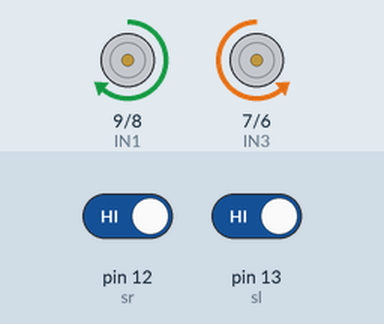
Simulated run of this sketch. Board: Arduino Uno, built with avr-gcc and run on an emulated ATmega328P. Parts: motor-driver pin pairs drawn as motors (green arrow = first pin HIGH = forward, orange = second pin HIGH = backward, longer = more drive, scaled by the enable pin). The test bench sets the inputs (shaded band); at power-on: pin 13 (sl) HIGH, pin 12 (sr) HIGH.

Above: at 3.1 s.
3.2 s: pin 13 (sl) driven LOW
At 3.65 s:
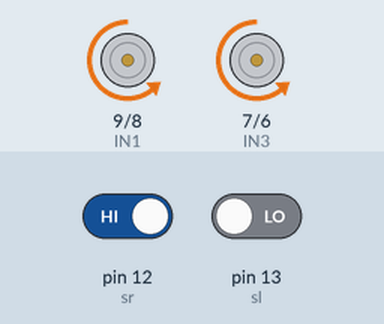
7.6 s: pin 12 (sr) driven LOW
At 8.9 s:
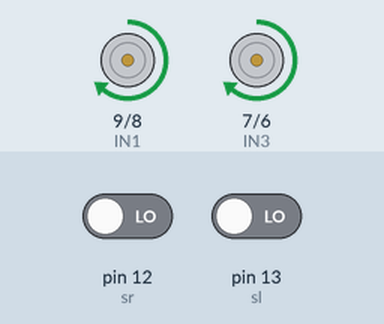
9.3 s: pin 12 (sr) driven HIGH
At 10.1 s:
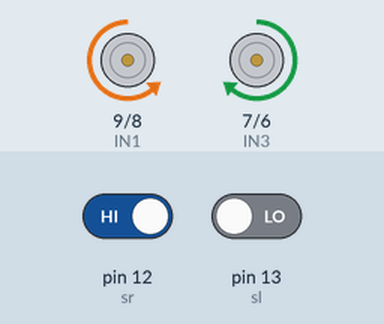
12.9 s: pin 13 (sl) driven HIGH
Timing chart, 0 to 17.4 s (numbered marks = the images above; inputs shaded):
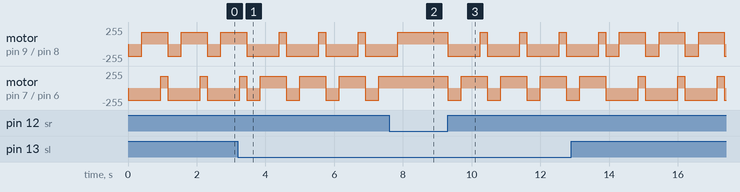

The sketch:

edge_avoiding_robot.ino
```cpp
// Define speed variable
int speed = 180; // Adjust as needed

// Define motor control pins
const int ENA = 10;  // Enable pin for left motor
const int IN1 = 9;  // Left motor input 1
const int IN2 = 8;  // Left motor input 2
const int IN3 = 7; // Right motor input 1
const int IN4 = 6; // Right motor input 2
const int ENB = 5;  // Enable pin for right motor

// Define sensor pins
const int sl = 13; // Sensor 1 input (left)
const int sr = 12; // Sensor 2 input (right)

// Sensor values
int SlV = 0;
int SrV = 0;

void setup() {
  pinMode(IN1, OUTPUT);
  pinMode(IN2, OUTPUT);
  pinMode(IN3, OUTPUT);
  pinMode(IN4, OUTPUT);
  pinMode(ENA, OUTPUT);
  pinMode(ENB, OUTPUT);
  pinMode(sl, INPUT);
  pinMode(sr, INPUT);

  stopMotors();
}

void loop() {
  SlV = digitalRead(sl);
  SrV = digitalRead(sr);

  if (SrV == LOW && SlV == LOW) {
    moveForward();
  } else {
    moveBackward();
    delay(400);

    if (SrV == HIGH && SlV == HIGH) {
      turnRight();
    } else if (SrV == LOW && SlV == HIGH) {
      turnRight();
    } else if (SrV == HIGH && SlV == LOW) {
      turnLeft();
    }

    delay(550);
    moveForward();
    delay(200);
  }
}

void moveForward() {
  digitalWrite(IN1, HIGH);
  digitalWrite(IN2, LOW);
  digitalWrite(IN3, HIGH);
  digitalWrite(IN4, LOW);
  analogWrite(ENA, speed);
  analogWrite(ENB, speed);
}

void moveBackward() {
  digitalWrite(IN1, LOW);
  digitalWrite(IN2, HIGH);
  digitalWrite(IN3, LOW);
  digitalWrite(IN4, HIGH);
  analogWrite(ENA, speed);
  analogWrite(ENB, speed);
}

void turnLeft() {
  digitalWrite(IN1, LOW);
  digitalWrite(IN2, HIGH);
  digitalWrite(IN3, HIGH);
  digitalWrite(IN4, LOW);
  analogWrite(ENA, speed);
  analogWrite(ENB, speed);
}

void turnRight() {
  digitalWrite(IN1, HIGH);
  digitalWrite(IN2, LOW);
  digitalWrite(IN3, LOW);
  digitalWrite(IN4, HIGH);
  analogWrite(ENA, speed);
  analogWrite(ENB, speed);
}

void stopMotors() {
  digitalWrite(IN1, LOW);
  digitalWrite(IN2, LOW);
  digitalWrite(IN3, LOW);
  digitalWrite(IN4, LOW);
  analogWrite(ENA, 0);
  analogWrite(ENB, 0);
}
```

Measured:
- after the input at 7.6 s, motor on pin 9 (IN1) / pin 8 (IN2): goes on until 7.9 s, then stays forward 180/255; motor on pin 7 (IN3) / pin 6 (IN4): stays forward 180/255 (without the input it goes to backward 180/255 after 0.45 s)
- after the input at 9.3 s, motor on pin 9 (IN1) / pin 8 (IN2): alternates forward 180/255 for 0.20 s and backward 180/255 for 0.95 s, starting at once; motor on pin 7 (IN3) / pin 6 (IN4): alternates forward 180/255 for 0.75 s and backward 180/255 for 0.40 s, starting at once
- by itself, motor on pin 9 (IN1) / pin 8 (IN2): alternates forward 180/255 for 0.20 s and backward 180/255 for 0.95 s
- by itself, motor on pin 7 (IN3) / pin 6 (IN4): repeats every 1.2 s: backward 180/255 0.40 s, forward 180/255 0.75 s
